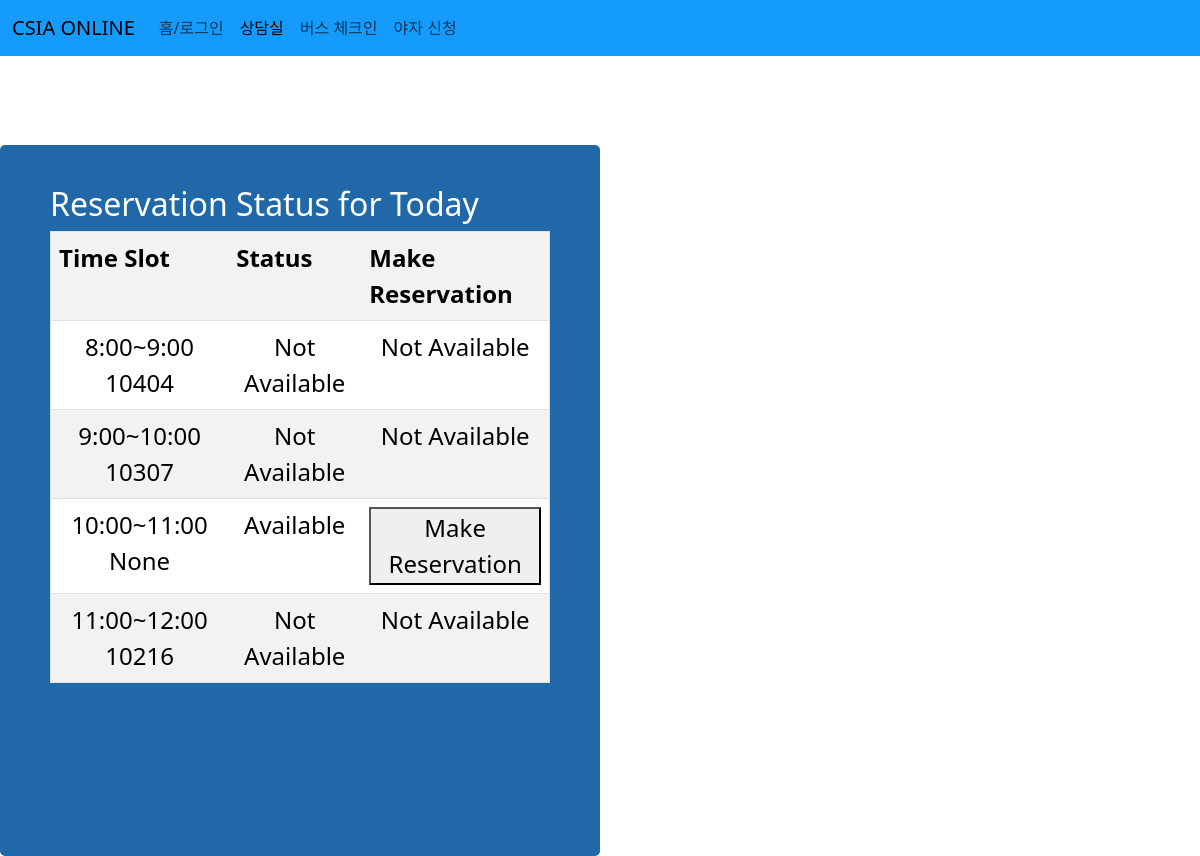
Page /counsel/ (signed in) on the earlier database version.
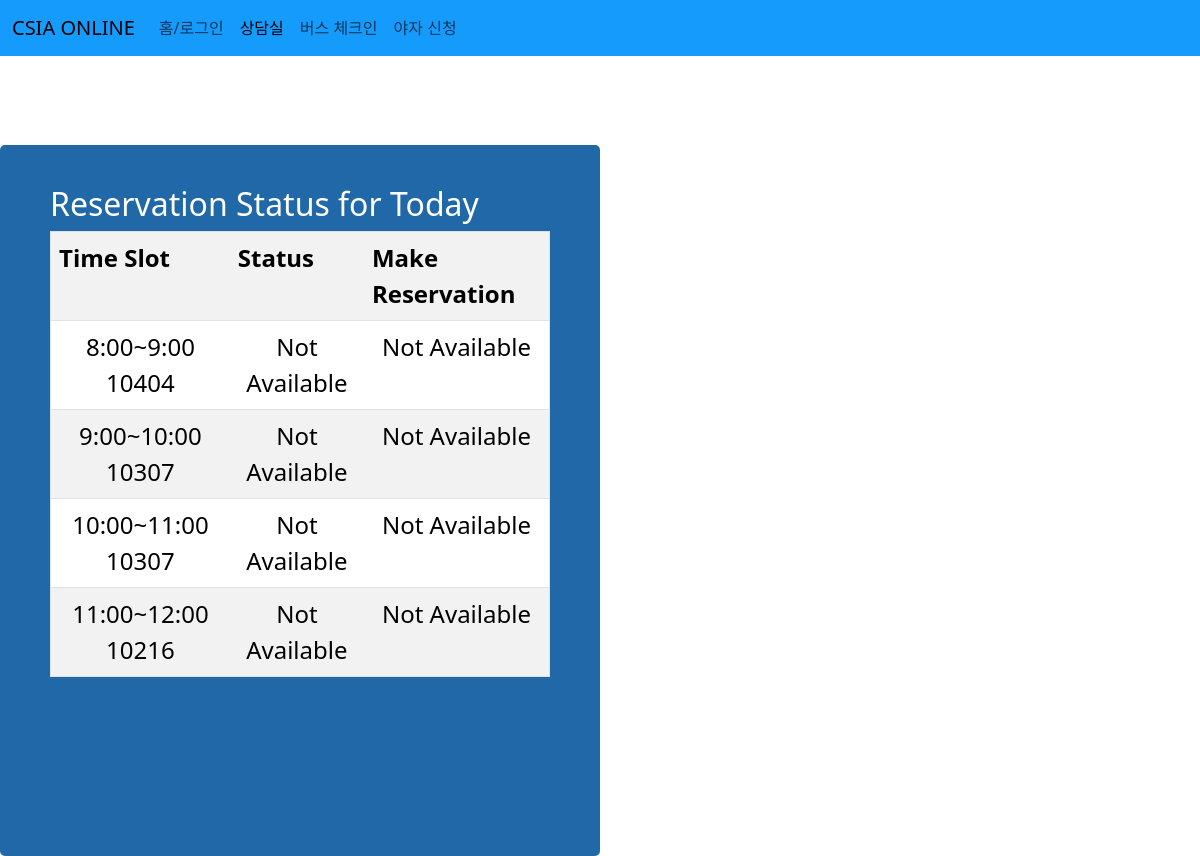
Same page on the later database version.
### counsel/models.py (models this page shows)
class Reservation(models.Model):
    timeSlot = models.CharField(max_length=20, unique=True)
    availability = models.BooleanField(default=True)
    student_id = models.CharField(max_length=10, null=True, blank=True)

### counsel/views.py (the view, shortened to what this page needs)
# urls.py: path("counsel/", views.counsel_view, name="counsel"),
@csrf_exempt
def counsel_view(request):
    Reservations = Reservation.objects.all()
    print(request.user.student_id)
    return render(request, "index.html", {"Reservations": Reservations, "current_student_id": request.user.student_id})

### counsel/templates/index.html (shortened to what this page needs)
<!DOCTYPE html>
<html lang="en">
<head>
    <link href="https://cdn.jsdelivr.net/npm/bootstrap@5.3.2/dist/css/bootstrap.min.css" rel="stylesheet">
</head>
<body>
    {% extends "base.html" %}
    {% block content %}
  <div class="wrapper">
    <div class="box a">
      <div id="reservationStatus">
        <h2>Reservation Status for Today</h2>
        <table border="1" class="table table-striped table-hover">
          <tr>
            <th>Time Slot</th>
            <th>Status</th>
            <th>Make Reservation</th>
          </tr>
          {% for Reservation in Reservations %}
            <tr>
              <td>{{ Reservation.timeSlot }} {{Reservation.student_id}}</td>
              <td class="Availability" data-time-slot="{{ Reservation.timeSlot }}">
                {% if Reservation.student_id == current_student_id %}
                  Not Available
                {% else %}
                  {% if Reservation.availability %}
                    Available
                  {% else %}
                    Not Available
                  {% endif %}
                {% endif %}
              </td>
              <td>
                {% if Reservation.student_id == current_student_id %}
                  <button class="reservation-button" data-time-slot="{{ Reservation.timeSlot }}" data-action="Delete">Delete Reservation</button>
                {% else %}
                  {% if Reservation.availability %}
                    <button class="reservation-button" data-time-slot="{{ Reservation.timeSlot }}" data-action="Make">Make Reservation</button>
                  {% else %}
                    <p1>Not Available</p1>
                  {% endif %}
                {% endif %}
              </td>
            </tr>
          {% endfor %}
        </table>
      </div>
    </div>
  </div>
{% endblock %}

### counsel/templates/base.html (shortened to what this page needs)
<!DOCTYPE html>
<html>
<head>
</head>
<body>
    <nav class="navbar navbar-expand-lg" style="background-color: #149BFC;">
        <div class="container-fluid">
            <a class="navbar-brand" href="#">CSIA ONLINE</a>
            <div class="collapse navbar-collapse" id="navbarNavDropdown">
                <ul class="navbar-nav">
                    <li class="nav-item">
                        <a class="nav-link" href="#">홈/로그인</a>
                    </li>
                    <li class="nav-item">
                        <a class="nav-link active" aria-current="page" href="#">상담실</a>
                    </li>
                    <li class="nav-item">
                        <a class="nav-link" href="#">버스 체크인</a>
                    </li>
                    <li class="nav-item">
                        <a class="nav-link" href="#">야자 신청</a>
                    </li>
                </ul>
            </div>
        </div>
    </nav>
    {% block content %}{% endblock %}
</body>
</html>

### counsel/templates/index.html (style rules this page uses)
body { font-family: Arial, sans-serif; text-align: center; }
.wrapper { display: grid; grid-template-columns: repeat(12, 1fr); grid-template-rows: repeat(9, 1fr); height: 100vh; background-color: #fff; color: #444; }
.box { background-color: rgb(32, 104, 167); color: #fff; border-radius: 5px; padding: 20px; font-size: 150%; }
.a { grid-column: 1 / 6 span; grid-row: 2 / 8 span ; }
#reservationStatus { margin-top: 20px; margin-left: 30px; margin-right: 30px; }
table { width: 50%; margin-left: auto; margin-right: auto; }
table, th, td { border: 1px solid black; }
th, td { padding: 10px; text-align: center; }

Differences in the rows shown:
changed Reservation (number 3 of 4 on the later page): student_id "None" → "10307"; student_id "Available Make Reservation" → "Not Available Not Available"
